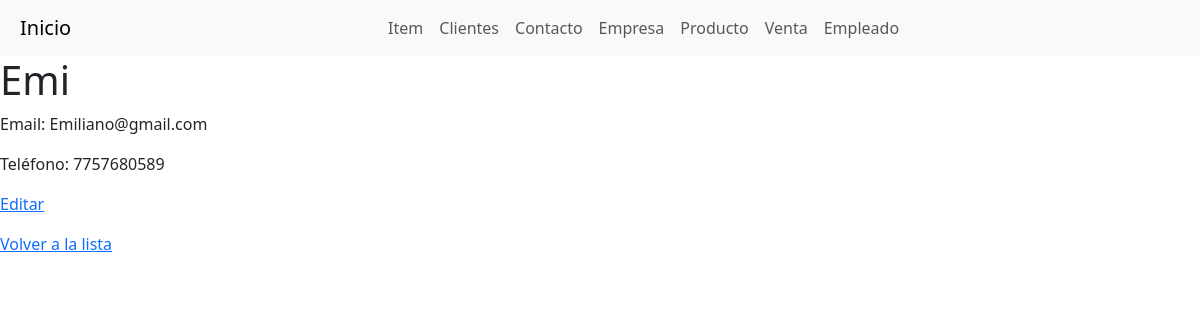
The app's page /contacto/2/ with its own data.
### myapp/models.py (models this page shows, shortened)
class Contacto(models.Model):
    nombre = models.CharField(max_length=100)
    email = models.EmailField()
    telefono = models.CharField(max_length=15)
    cliente = models.ForeignKey(Cliente, on_delete=models.CASCADE)

### myapp/views.py (the view)
# urls.py: path('contacto/<int:pk>/', views.contacto_detail, name='contacto_detail'),
def contacto_detail(request, pk):
    contacto = get_object_or_404(Contacto, pk=pk)
    return render(request, 'contacto_detail.html', {'contacto': contacto})

### myapp/templates/contacto_detail.html (shortened to what this page needs)
<html>
<head>
    <link href="https://cdn.jsdelivr.net/npm/bootstrap@5.3.3/dist/css/bootstrap.min.css" rel="stylesheet" />
</head>
<body>
    <nav class="navbar navbar-expand-lg navbar-light bg-light">
        <a class="navbar-brand" href="{% url 'admin_dashboard' %}">Inicio</a>
        <div class="collapse navbar-collapse" id="navbarNav">
          <ul class="navbar-nav">
            <li class="nav-item">
              <a class="nav-link" href="{% url 'item_list' %}">Item</a>
            </li>
            <li class="nav-item">
              <a class="nav-link" href="{% url 'cliente_list' %}">Clientes</a>
            </li>
            <li class="nav-item">
              <a class="nav-link" href="{% url 'contacto_list' %}">Contacto</a>
            </li>
            <li class="nav-item">
              <a class="nav-link" href="{% url 'empresa_list' %}">Empresa</a>
            </li>
            <li class="nav-item">
              <a class="nav-link" href="{% url 'producto_list' %}">Producto</a>
            </li>
            <li class="nav-item">
              <a class="nav-link" href="{% url 'venta_list' %}">Venta</a>
            </li>
            <li class="nav-item">
              <a class="nav-link" href="{% url 'empleado_list' %}">Empleado</a>
            </li>
          </ul>
        </div>
      </nav>
    <h1>{{ contacto.nombre }}</h1>
    <p>Email: {{ contacto.email }}</p>
    <p>Teléfono: {{ contacto.telefono }}</p>
    <p><a href="{% url 'contacto_edit' contacto.pk %}">Editar</a></p>
    <p><a href="{% url 'contacto_list' %}">Volver a la lista</a></p>
</body>
</html>

### myapp/templates/contacto_detail.html (style rules this page uses)
.navbar-nav { width: 100%; display: flex; justify-content: center; }
.navbar-brand { margin-left: 20px; display: flex; justify-content: center; }

### records on screen
Contacto: nombre "Emi", email "Emiliano@gmail.com", telefono "7757680589"
